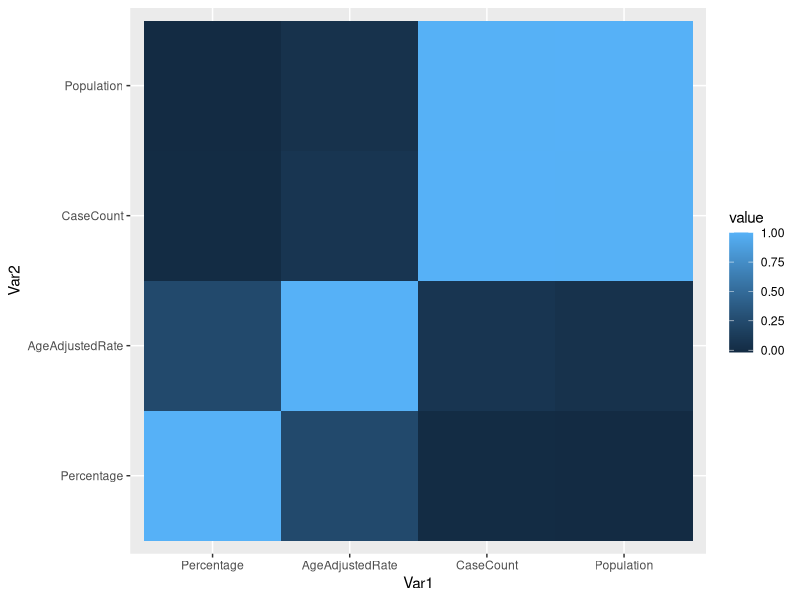
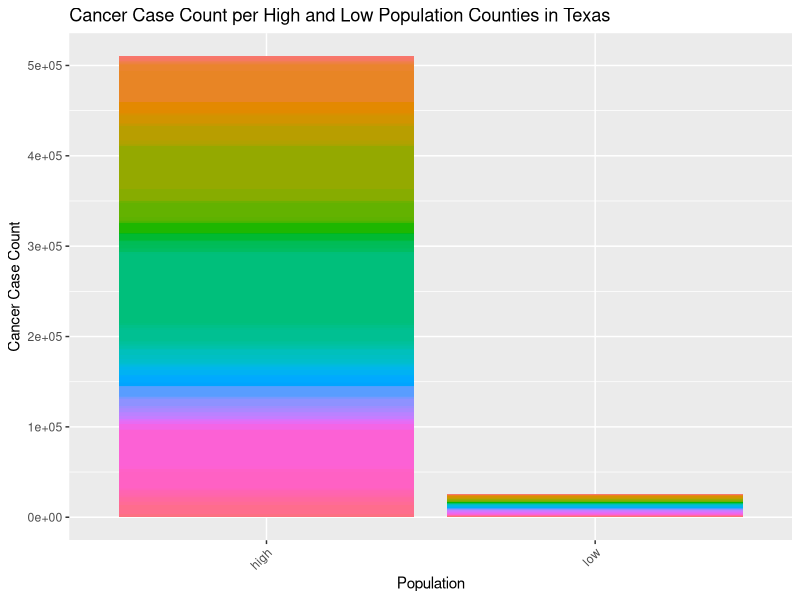
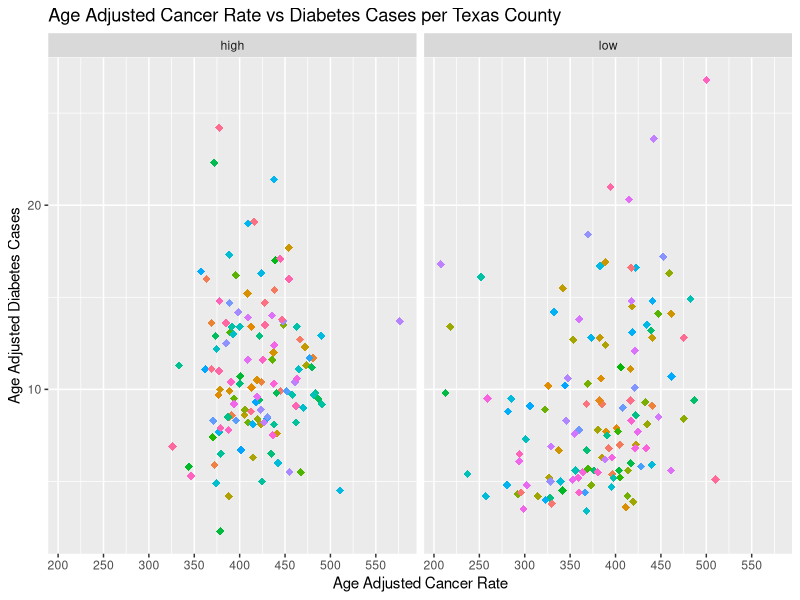
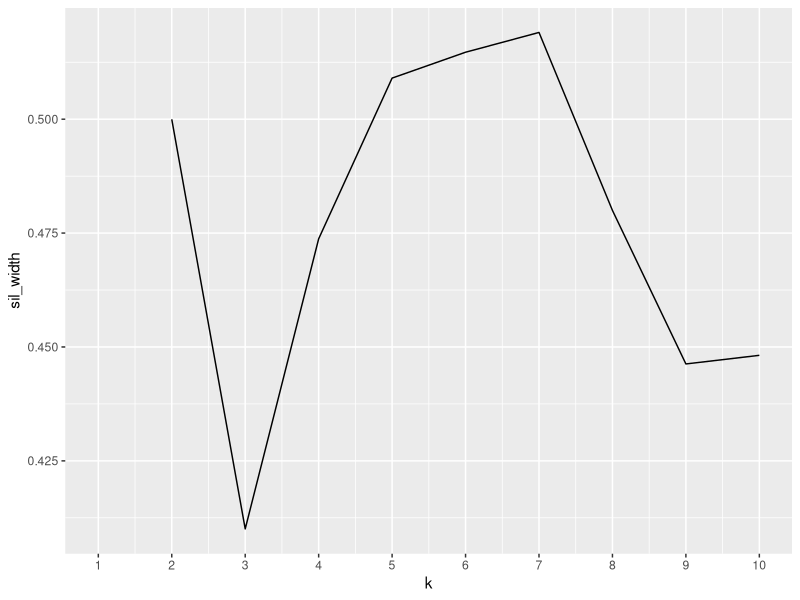
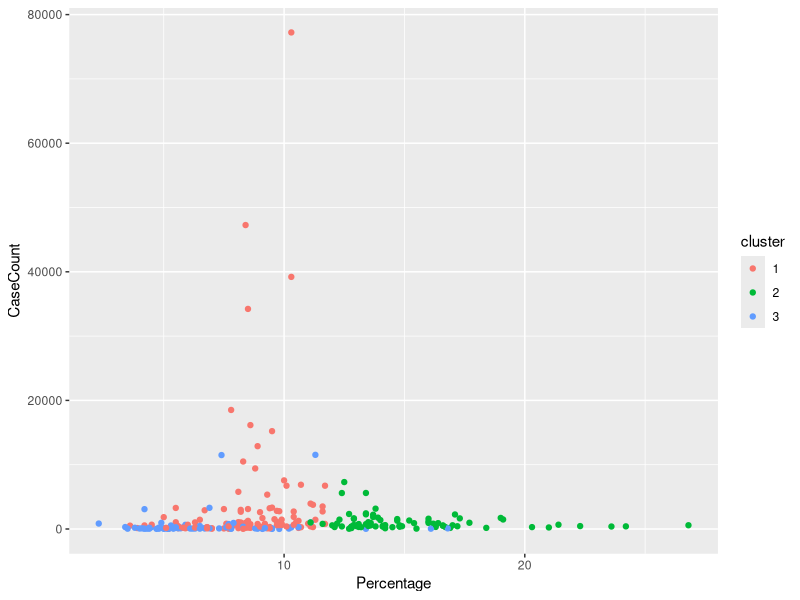
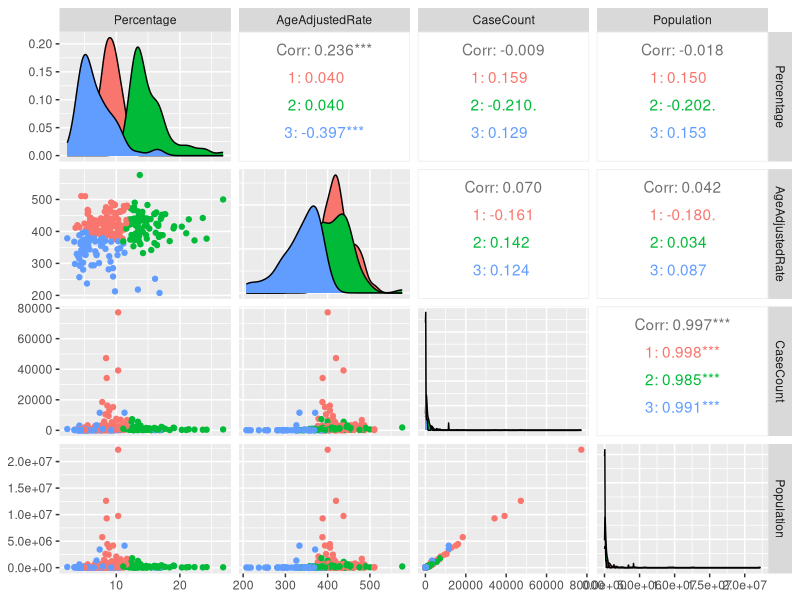
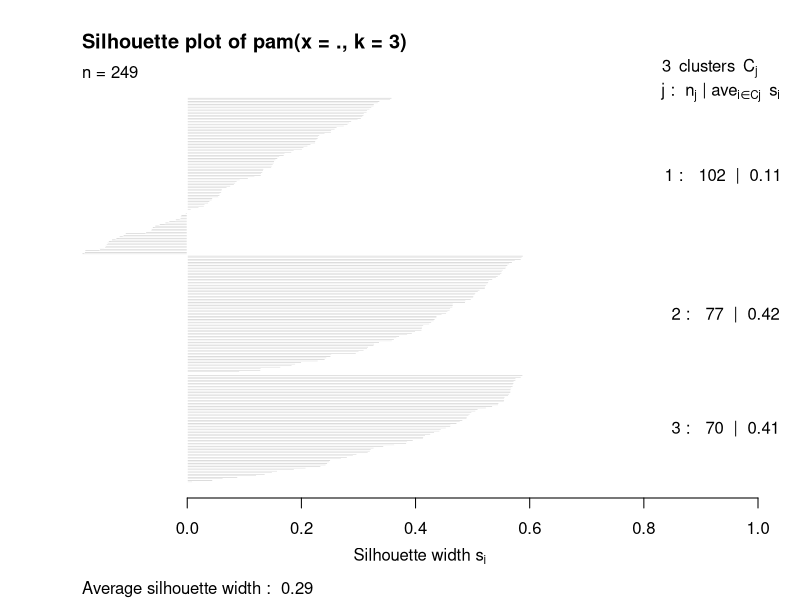

Recreate these plots in R, in order.
## ---- chunk 1
library(knitr)
knitr::opts_chunk$set(echo = TRUE, eval = TRUE, fig.align = "center", warning = F, message = F,
tidy=TRUE, tidy.opts=list(width.cutoff=60), R.options=list(max.print=100))

## ---- chunk 2
library(tidyverse)
Texas_Diabetes <- read.csv("Texas_Diabetes.csv")
Texas_Cancer <- read.csv("Texas_Cancer.csv")
Texas_Cancer<-Texas_Cancer%>%mutate_all(as.character)%>%
  mutate_all(function(x)gsub("'","",x))%>%mutate_at(6:8,as.numeric)


## ---- chunk 3

Untidy_dat <- Texas_Cancer %>% 
  mutate(pop_cat=ifelse(Population<median(Population),"low_pop","high_pop")) %>% 
  pivot_wider(names_from = "pop_cat", values_from = "Population")
glimpse(Untidy_dat)

Tidy_dat<- Untidy_dat %>% 
  pivot_longer(c("low_pop","high_pop"), names_to="pop_cat", values_to="Population") %>% 
  na.omit
glimpse(Tidy_dat)

## ---- chunk 4

Texas_Diabetes_ <- Texas_Diabetes[-c(255), ] 
Texas_Diabetes2 <- Texas_Diabetes_ %>% 
  select(-State, -CountyFIPS)
    
Texas_Cancer2 <- Texas_Cancer %>% 
  select(-CancerType, -Year, -Sex, -Area)

## ---- chunk 5

fulldat <- full_join(Texas_Diabetes2, Texas_Cancer2, by=("County"))
glimpse(fulldat)

## ---- chunk 6

fulldat %>% summarize_all(n_distinct)

## ---- chunk 7

fulldat2 <- fulldat %>% 
  filter(complete.cases(fulldat))%>% 
  mutate(pop_cat=ifelse(Population<median(Population),"low","high"))
glimpse(fulldat2)

anti_join(fulldat, fulldat2, by="County")
## ---- chunk 8

library(kableExtra)
kable(fulldat2 %>% 
  group_by(pop_cat) %>% 
  summarize(mean_CaseCount=mean(CaseCount), mean_Percentage=mean(Percentage),
            sd_CaseCount=sd(CaseCount), 
            sd_Percentage=sd(Percentage))) %>% 
  kable_styling(bootstrap_options = c("striped", "hover"))

## ---- chunk 9

fulldat2 %>% summarize_all(list(min))
fulldat2 %>% summarize_all(list(max))

## ---- chunk 10

kable(fulldat2 %>% 
        select(-"County", -"pop_cat") %>% 
        var()) %>% 
  kable_styling(bootstrap_options = c("striped", "hover"))

## ---- chunk 11

kable(fulldat2 %>% slice(1:10) %>% 
        group_by(County, pop_cat) %>% 
        summarize(mean_AgeAdjustedRate=mean(AgeAdjustedRate), 
        mean_Percentage=mean(Percentage)) %>% 
        arrange(desc(mean_AgeAdjustedRate), 
                desc(mean_Percentage))) %>% 
  kable_styling(bootstrap_options = c("striped", "hover"))

## ---- chunk 12

kable(fulldat2 %>% 
        select_if(is.numeric) %>% 
        cor()) %>% 
  kable_styling(bootstrap_options = c("striped", "hover"))

## ---- chunk 13

library(ggplot2) 
library(reshape2) 
ggplot(melt(cor(fulldat2 %>% 
                  select(-County, -pop_cat))), aes(Var1, Var2)) +   
     geom_tile(aes(fill = value))

## ---- chunk 14

ggplot(fulldat2, aes(pop_cat))+
  geom_bar(aes(y=CaseCount,fill=County), stat="summary", fun.y="mean")+ 
  theme(axis.text.x = element_text(angle=45, hjust=1), legend.position="none") + 
  labs(x = "Population", y = "Cancer Case Count", 
       title = "Cancer Case Count per High and Low Population Counties in Texas")

## ---- chunk 15

ggplot(data = fulldat2, aes(x = AgeAdjustedRate,
                            y = Percentage, color = County)) + 
  labs(x = "Age Adjusted Cancer Rate", 
       y = "Age Adjusted Diabetes Cases", 
       title = "Age Adjusted Cancer Rate vs Diabetes Cases per Texas County") + 
  geom_point(shape=18, size=2.5) + 
  theme(legend.position = "none") +
  scale_x_continuous(breaks=seq(0, 600, 50)) + 
  facet_wrap(~pop_cat)

## ---- chunk 16

library(cluster)
pam_dat<-fulldat2 %>% 
  select(Percentage,CaseCount) %>% 
  mutate_if(is.numeric,scale)
sil_width<-vector()
for(i in 2:10){
pam_fit <- pam(pam_dat, k = i)
sil_width[i] <- pam_fit$silinfo$avg.width
}

ggplot()+
  geom_line(aes(x=1:10,y=sil_width))+
  scale_x_continuous(name="k",breaks=1:10)


## ---- chunk 17
pam2 <- fulldat2 %>% 
  mutate_if(is.numeric,scale) %>% 
  select(-County, -pop_cat) %>% 
  pam(3)
pam2

## ---- chunk 18
pamclust<-fulldat2 %>% 
  mutate(cluster=as.factor(pam2$clustering))
pamclust %>% 
  ggplot(aes(Percentage,CaseCount,color=cluster)) + geom_point()
pamclust %>% 
  group_by(cluster) %>% 
  summarize_if(is.numeric,mean,na.rm=T)
fulldat2[pam2$id.med,]
## ---- chunk 19
library(GGally)

fulldat2 %>% 
  mutate(cluster=as.factor(pam2$clustering)) %>% 
  select(-County) %>%
  ggpairs(columns = 1:4,aes(color=cluster))


## ---- chunk 20

plot(pam2,which=2)
